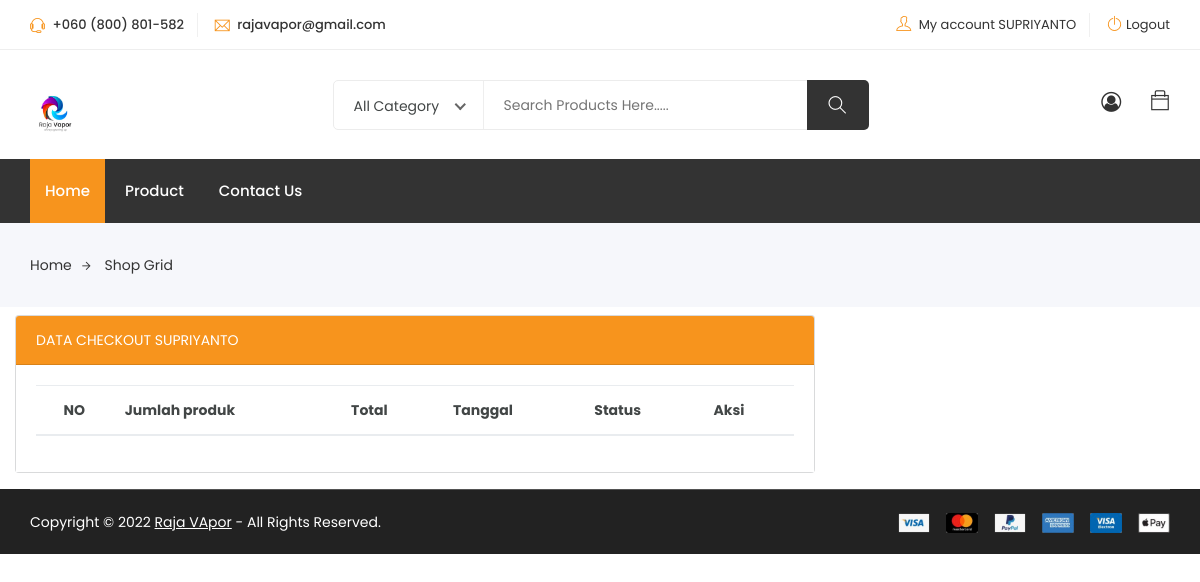
The app's page /checkout/index.php (signed in), older data.
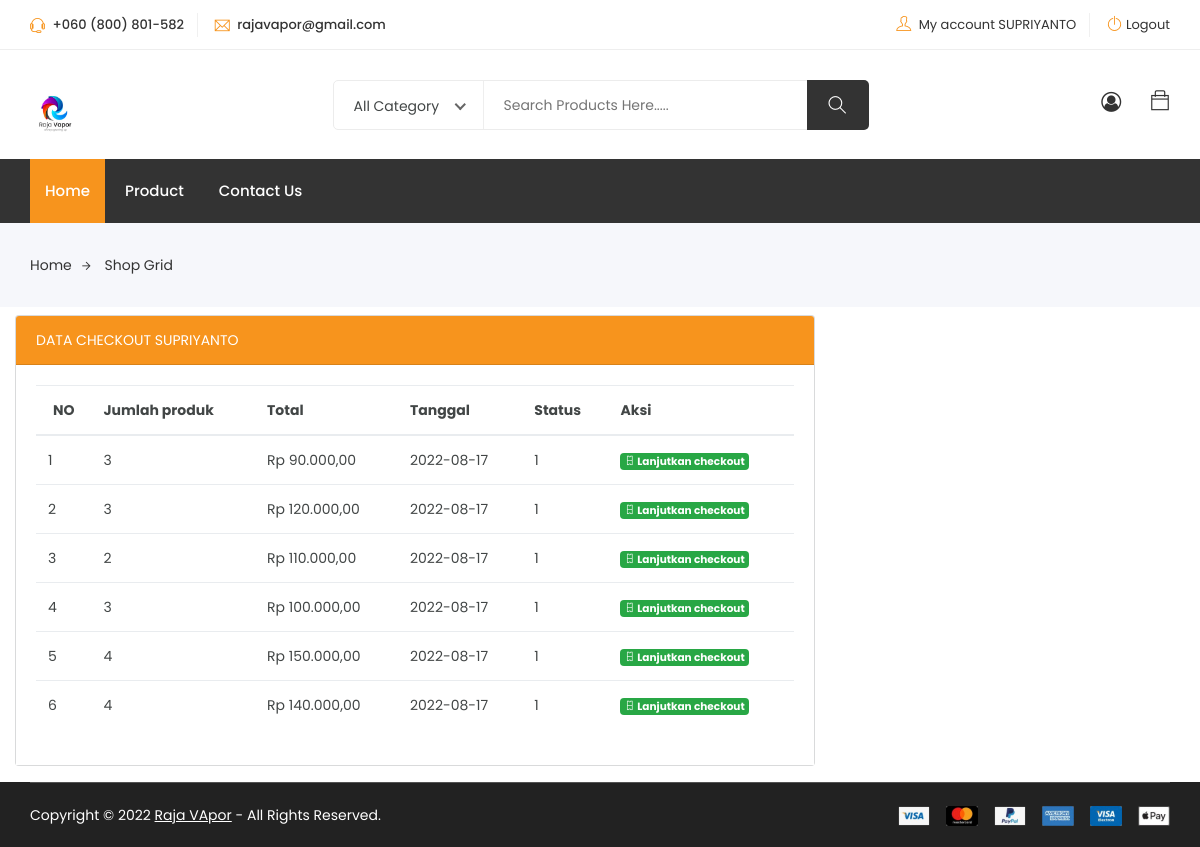
The same page, newer data.
### tables this page shows
CREATE TABLE `checkout` (
  `id_checkout` int(11) NOT NULL,
  `tanggal_transaksi` date DEFAULT NULL,
  `tanggal_kadaluarsa` date DEFAULT NULL,
  `status_transaksi` int(11) DEFAULT NULL,
  `jumlah_checkout` int(11) NOT NULL,
  `id_keranjang` varchar(225) NOT NULL,
  `id_user` int(11) DEFAULT NULL
);

### function.php (called while the page is built, shortened)
<?php
    $url_assets = "http://localhost/201753028/assets/";
    function base_url($urlparam){
        $url = "http://localhost/201753028/".$urlparam;
        return $url;
    }
    function rupiah($angka)
    {
        $hasil_rupiah = "Rp " . number_format($angka, 2, ',', '.');
        return $hasil_rupiah;
    }
    function querybanyak($query){
        $mysqli = new mysqli("localhost","root","","201753028");
        return $mysqli->query($query);
    }

### checkout/checkout.php (the view, shortened to what this page needs)
<div class="col-lg-9 col-md-8 col-12">
	<div class="card bg-light mb-3 mt-2" style="max-width: 50rem;">
		<div class="card-header" style="background-color: #F7941D; color:#fff;">
			DATA CHECKOUT <?= $_SESSION['username'] ?>
		</div>
		<div class="card-body bg-white">
			<?php
			$username = $_SESSION['username'];
			$profile = querysatudata("SELECT * FROM user WHERE username = '$username' ");
			?>
			<table class="table">
				<thead>
					<tr>
						<th class="text-center">NO</th>
						<th>Jumlah produk</th>
						<th>Total</th>
						<th>Tanggal</th>
						<th>Status</th>
						<th>Aksi</th>
					</tr>
				</thead>
				<tbody>
					<?php
					$no = 1;
					$checkouts = querybanyak('SELECT * FROM checkout WHERE id_user = ' . $profile['id_user'] . '');
					foreach ($checkouts as $checkout) { ?>
						<tr>
							<td><?= $no ?></td>
							<td>
								<?php
									$explode_id_keranjang = explode(",",$checkout['id_keranjang']);
									echo count($explode_id_keranjang);
								?>
							</td>
							<td><?= rupiah($checkout['jumlah_checkout'])  ?></td>
							<td><?= $checkout['tanggal_transaksi']  ?></td>
							<td><?= $checkout['status_transaksi']  ?></td>
							<td>
								<?php if( $checkout['status_transaksi'] == 1){ ?>
                                    <a href="<?= base_url('checkout/index.php?halaman=checkout_prosess&id_checkout=').$checkout['id_checkout'] ?>" target="_blank" class="single-icon badge btn-success text-white"><i class="ti-ticket"></i> <span class="total-count">Lanjutkan checkout</span></a>
								<?php }?>
							</td>
						</tr>
					<?php $no++;
					}
					?>
				</tbody>
			</table>
		</div>
	</div>
</div>

### templates/header.php (shortened to what this page needs)
<!DOCTYPE html>
<html lang="zxx">
<head>
	<link rel="stylesheet" href="<?= $url_assets . "eshop/eshop/" ?>css/bootstrap.css">
	<link rel="stylesheet" href="<?= $url_assets . "eshop/eshop/" ?>css/magnific-popup.min.css">
	<link rel="stylesheet" href="<?= $url_assets . "eshop/eshop/" ?>css/font-awesome.css">
	<link rel="stylesheet" href="<?= $url_assets . "eshop/eshop/" ?>css/jquery.fancybox.min.css">
	<link rel="stylesheet" href="<?= $url_assets . "eshop/eshop/" ?>css/themify-icons.css">
	<link rel="stylesheet" href="<?= $url_assets . "eshop/eshop/" ?>css/niceselect.css">
	<link rel="stylesheet" href="<?= $url_assets . "eshop/eshop/" ?>css/animate.css">
	<link rel="stylesheet" href="<?= $url_assets . "eshop/eshop/" ?>css/flex-slider.min.css">
	<link rel="stylesheet" href="<?= $url_assets . "eshop/eshop/" ?>css/owl-carousel.css">
	<link rel="stylesheet" href="<?= $url_assets . "eshop/eshop/" ?>css/slicknav.min.css">
	<link rel="stylesheet" href="<?= $url_assets . "eshop/eshop/" ?>css/reset.css">
	<link rel="stylesheet" href="<?= $url_assets . "eshop/eshop/" ?>style.css">
	<link rel="stylesheet" href="<?= $url_assets . "eshop/eshop/" ?>css/responsive.css">
</head>
<body class="js">
	<header class="header shop">
		<div class="topbar">
			<div class="container">
				<div class="row">
					<div class="col-lg-4 col-md-12 col-12">
						<div class="top-left">
							<ul class="list-main">
								<li><i class="ti-headphone-alt"></i> +060 (800) 801-582</li>
								<li><i class="ti-email"></i> rajavapor@gmail.com</li>
							</ul>
						</div>
					</div>
					<div class="col-lg-8 col-md-12 col-12">
						<div class="right-content">
							<ul class="list-main">
								<?php if (isset($_SESSION['id_user'])) { ?>
									<li>
										<i class="ti-user"></i>
										<a href="#">My account <?= $_SESSION['username']; ?> </a>
									</li>
									<li><i class="ti-power-off"></i><a href="<?= base_url('logout.php') ?>">Logout</a></li>
								<?php } ?>
							</ul>
						</div>
					</div>
				</div>
			</div>
		</div>
		<div class="middle-inner">
			<div class="container">
				<div class="row">
					<div class="col-lg-2 col-md-2 col-12">
						<div class="logo">
							<a href="/201753028/"><img src="<?= $url_assets . "eshop/eshop/" ?>images/rajavapor.jpg" width="50px" style="" alt="logo"></a>
						</div>
					</div>
					<div class="col-lg-8 col-md-7 col-12">
						<div class="search-bar-top">
							<div class="search-bar">
								<form action="<?= base_url('search.php') ?>" method="GET">
									<input name="search" placeholder="Search Products Here....." type="search">
									<button class="btnn"><i class="ti-search"></i></button>
								</form>
							</div>
						</div>
					</div>
					<div class="col-lg-2 col-md-3 col-12">
						<div class="right-bar">
							<?php if (isset($_SESSION['id_user'])) { ?>
								<div class="sinlge-bar">
									<a href="http://localhost/201753028/shop/user/index.php" class="single-icon"><i class="fa fa-user-circle-o" aria-hidden="true"></i></a>
								</div>
							<?php } else { ?>
								<div class="sinlge-bar">
									<a href="<?= base_url('?halaman=login') ?>" class="single-icon"><i class="fa fa-user-circle-o" aria-hidden="true"></i></a>
								</div>
							<?php } ?>
							<div class="sinlge-bar shopping">
								<a href="#" class="single-icon"><i class="ti-bag"></i>
								</a>
							</div>
						</div>
					</div>
				</div>
			</div>
		</div>
		<div class="header-inner">
			<div class="container">
				<div class="cat-nav-head">
					<div class="row">
						<div class="col-12">
							<div class="menu-area">
								<nav class="navbar navbar-expand-lg">
									<div class="navbar-collapse">
										<div class="nav-inner">
											<ul class="nav main-menu menu navbar-nav">
												<li class="active"><a href="<?= base_url('') ?>">Home</a></li>
												<li><a href="<?= base_url('') ?>">Product</a></li>
												<li><a href="contact.html">Contact Us</a></li>
											</ul>
										</div>
									</div>
								</nav>
							</div>
						</div>
					</div>
				</div>
			</div>
		</div>
	</header>
	<div class="breadcrumbs" style="margin-bottom:0%;">
		<div class="container">
			<div class="row">
				<div class="col-12">
					<div class="bread-inner">
						<ul class="bread-list">
							<li><a href="index1.html">Home<i class="ti-arrow-right"></i></a></li>
							<li class="active"><a href="blog-single.html">Shop Grid</a></li>
						</ul>
					</div>
				</div>
			</div>
		</div>
	</div>

### checkout/index.php (shortened to what this page needs)
<?php
    include '../function.php';
    include '../templates/header.php';
?>
    <?php
        if(isset($_GET['halaman'])){
            $hal = $_GET['halaman'];
            switch ($hal){
                case 'checkout':
                    include "checkout.php";
                break;
                default:
                    include "checkout.php";
                break;
            }
        }
        else{
            include "checkout.php";
        }
    ?>
<?php
    include '../templates/footer.php';
?>

### templates/footer.php (shortened to what this page needs)
    <footer class="footer">
		<div class="copyright">
			<div class="container">
				<div class="inner">
					<div class="row">
						<div class="col-lg-6 col-12">
							<div class="left">
								<p>Copyright © <?= date('Y') ?> <a href="/201753028/" target="_blank">Raja VApor</a>  -  All Rights Reserved.</p>
							</div>
						</div>
						<div class="col-lg-6 col-12">
							<div class="right">
								<img src="images/payments.png" alt="#">
							</div>
						</div>
					</div>
				</div>
			</div>
		</div>
	</footer>
</body>
</html>

Row changes from the older to the newer data that the page shows:
added checkout: id_keranjang "3", jumlah_checkout "Rp 90.000,00", tanggal_transaksi "2022-08-17", status_transaksi "1"
added checkout: id_keranjang "3", jumlah_checkout "Rp 120.000,00", tanggal_transaksi "2022-08-17", status_transaksi "1"
added checkout: id_keranjang "2", jumlah_checkout "Rp 110.000,00", tanggal_transaksi "2022-08-17", status_transaksi "1"
added checkout: id_keranjang "3", jumlah_checkout "Rp 100.000,00", tanggal_transaksi "2022-08-17", status_transaksi "1"
added checkout: id_keranjang "4", jumlah_checkout "Rp 150.000,00", tanggal_transaksi "2022-08-17", status_transaksi "1"
added checkout: id_keranjang "4", jumlah_checkout "Rp 140.000,00", tanggal_transaksi "2022-08-17", status_transaksi "1"
